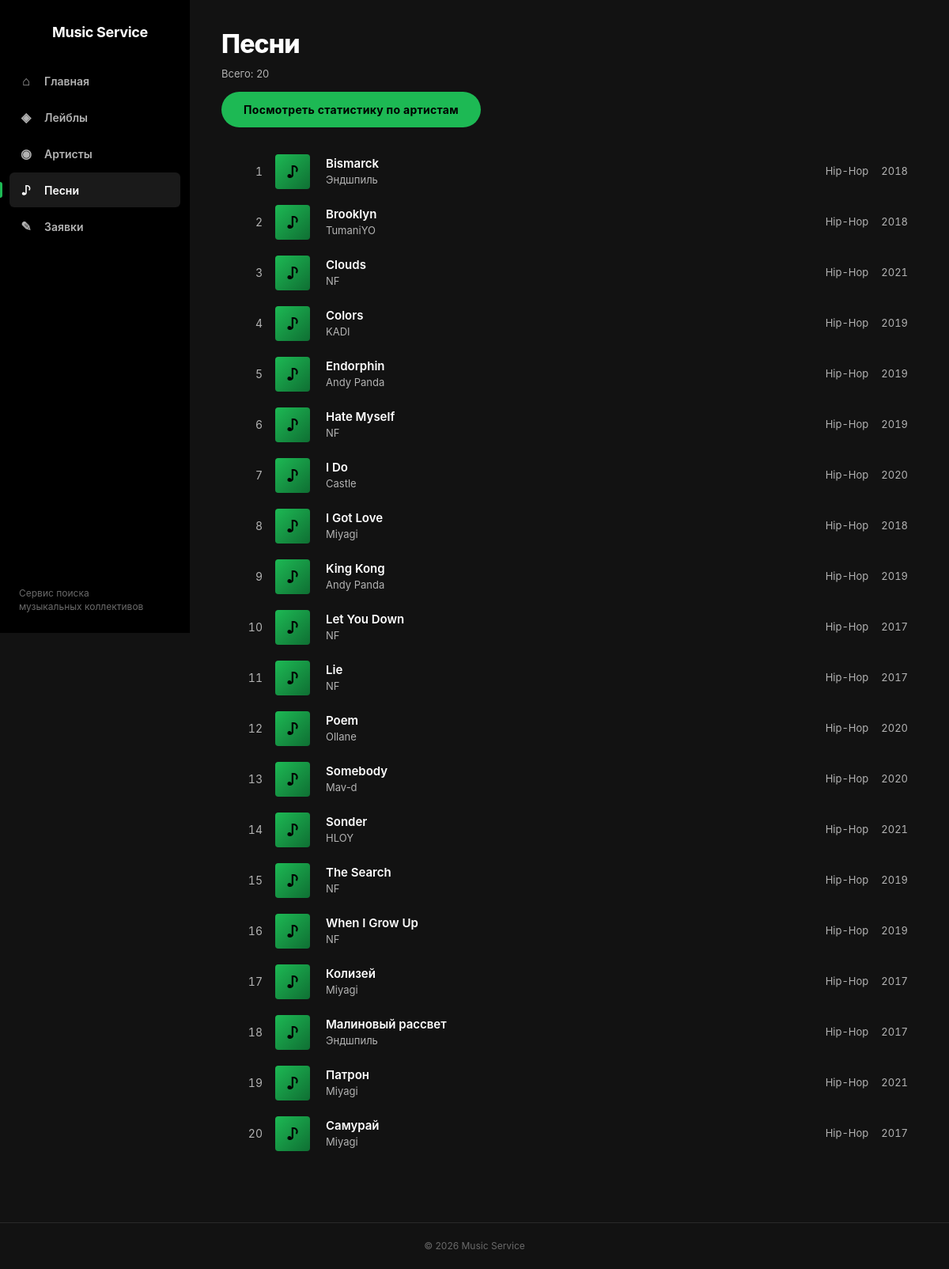
The page /songs/ on the database its author committed.
### songs/views.py (the view)
# urls.py: path("songs/", include("songs.urls")),
def songs(request):
    conn = get_connection()
    songs_data = conn.execute("""
        SELECT songs.id, songs.title, songs.genre, songs.release_year,
               artists.name AS artist_name
        FROM songs
        JOIN artists ON songs.artist_id = artists.id
        ORDER BY songs.title
    """).fetchall()
    conn.close()
    return render(request, "songs/list.html", {"songs": songs_data})

### db/database.py (called while the page is built)
def get_connection():
    conn = sqlite3.connect(DB_PATH)
    conn.execute("PRAGMA foreign_keys = ON")
    conn.row_factory = sqlite3.Row
    return conn

### songs/templates/songs/list.html (shortened to what this page needs)
{% extends "base.html" %}
{% block content %}
<div class="page-header">
    <h1 class="page-header__title">Песни</h1>
    <p class="page-header__meta">Всего: {{ songs|length }}</p>
    <div style="margin-top: 12px;">
        <a href="{% url 'songs:statistics' %}" class="btn btn--primary">
            Посмотреть статистику по артистам
        </a>
    </div>
</div>
{% if songs %}
    <div class="track-list">
        {% for song in songs %}
            {% include "songs/includes/song_card.html" %}
        {% endfor %}
    </div>
{% else %}
    <p class="empty">Песен пока нет.</p>
{% endif %}
{% endblock %}

### songs/templates/songs/includes/song_card.html
<a href="{% url 'songs:detail' song.id %}" class="track">
    <div class="track__index">{{ forloop.counter }}</div>
    <div class="track__cover track__cover--song">♪</div>
    <div class="track__main">
        <div class="track__title">{{ song.title }}</div>
        <div class="track__subtitle">{{ song.artist_name }}</div>
    </div>
    <div class="track__meta">{{ song.genre|default:"Жанр не указан" }}</div>
    <div class="track__year">{{ song.release_year|default:"—" }}</div>
</a>

### homepage/static/homepage/css/style.css (style rules this page uses)
:root { --bg: #121212; --bg-elevated: #181818; --bg-hover: #282828; --bg-sidebar: #000000; --border: #2a2a2a; --text: #ffffff; --text-muted: #b3b3b3; --text-subtle: #6a6a6a; --accent: #1db954; --accent-hover: #1ed760; --radius: 8px; --sidebar-w: 240px; }
* { box-sizing: border-box; margin: 0; padding: 0; }
html, body { height: 100%; }
body { font-family: -apple-system, BlinkMacSystemFont, "Segoe UI", Roboto, "Helvetica Neue", Arial, sans-serif; background: var(--bg); color: var(--text); font-size: 14px; line-height: 1.5; -webkit-font-smoothing: antialiased; }
a { color: inherit; text-decoration: none; }
.btn { display: inline-block; padding: 12px 28px; border-radius: 999px; font-weight: 700; font-size: 14px; letter-spacing: 0.3px; border: none; cursor: pointer; transition: transform .1s, background .15s, color .15s; }
.btn--primary { background: var(--accent); color: #000; }
.page-header { margin-bottom: 24px; }
.page-header__title { font-size: 32px; font-weight: 800; letter-spacing: -0.8px; }
.page-header__meta { color: var(--text-muted); margin-top: 4px; font-size: 13px; }
.track-list { display: flex; flex-direction: column; }
.track { display: grid; grid-template-columns: 40px 48px 1fr auto auto; align-items: center; gap: 16px; padding: 10px 12px; border-radius: 6px; transition: background .15s; }
.track__index { color: var(--text-muted); font-variant-numeric: tabular-nums; text-align: right; font-size: 14px; }
.track__cover { width: 44px; height: 44px; border-radius: 4px; background: linear-gradient(135deg, #4a4a4a, #1f1f1f); display: flex; align-items: center; justify-content: center; font-weight: 700; font-size: 18px; color: var(--text); flex-shrink: 0; }
.track__cover--song { background: linear-gradient(135deg, var(--accent), #0f6f33); color: #000; font-size: 20px; }
.track__main { min-width: 0; overflow: hidden; }
.track__title { font-weight: 600; font-size: 15px; white-space: nowrap; overflow: hidden; text-overflow: ellipsis; }
.track__subtitle { color: var(--text-muted); font-size: 13px; white-space: nowrap; overflow: hidden; text-overflow: ellipsis; }
.track__meta, .track__year { color: var(--text-muted); font-size: 13px; font-variant-numeric: tabular-nums; }

### rows shown on the page
songs: title "Bismarck", artist_name "Эндшпиль", genre "Hip-Hop", release_year "2018"
songs: title "Brooklyn", artist_name "TumaniYO", genre "Hip-Hop", release_year "2018"
songs: title "Clouds", artist_name "NF", genre "Hip-Hop", release_year "2021"
songs: title "Colors", artist_name "KADI", genre "Hip-Hop", release_year "2019"
songs: title "Endorphin", artist_name "Andy Panda", genre "Hip-Hop", release_year "2019"
songs: title "Hate Myself", artist_name "NF", genre "Hip-Hop", release_year "2019"
songs: title "I Do", artist_name "Castle", genre "Hip-Hop", release_year "2020"
songs: title "I Got Love", artist_name "Miyagi", genre "Hip-Hop", release_year "2018"
songs: title "King Kong", artist_name "Andy Panda", genre "Hip-Hop", release_year "2019"
songs: title "Let You Down", artist_name "NF", genre "Hip-Hop", release_year "2017"
songs: title "Lie", artist_name "NF", genre "Hip-Hop", release_year "2017"
songs: title "Poem", artist_name "Ollane", genre "Hip-Hop", release_year "2020"
songs: title "Somebody", artist_name "Mav-d", genre "Hip-Hop", release_year "2020"
songs: title "Sonder", artist_name "HLOY", genre "Hip-Hop", release_year "2021"
songs: title "The Search", artist_name "NF", genre "Hip-Hop", release_year "2019"
songs: title "When I Grow Up", artist_name "NF", genre "Hip-Hop", release_year "2019"
songs: title "Колизей", artist_name "Miyagi", genre "Hip-Hop", release_year "2017"
songs: title "Малиновый рассвет", artist_name "Эндшпиль", genre "Hip-Hop", release_year "2017"
songs: title "Патрон", artist_name "Miyagi", genre "Hip-Hop", release_year "2021"
songs: title "Самурай", artist_name "Miyagi", genre "Hip-Hop", release_year "2017"

### other values the page prints
{{ songs|length }} "20"
